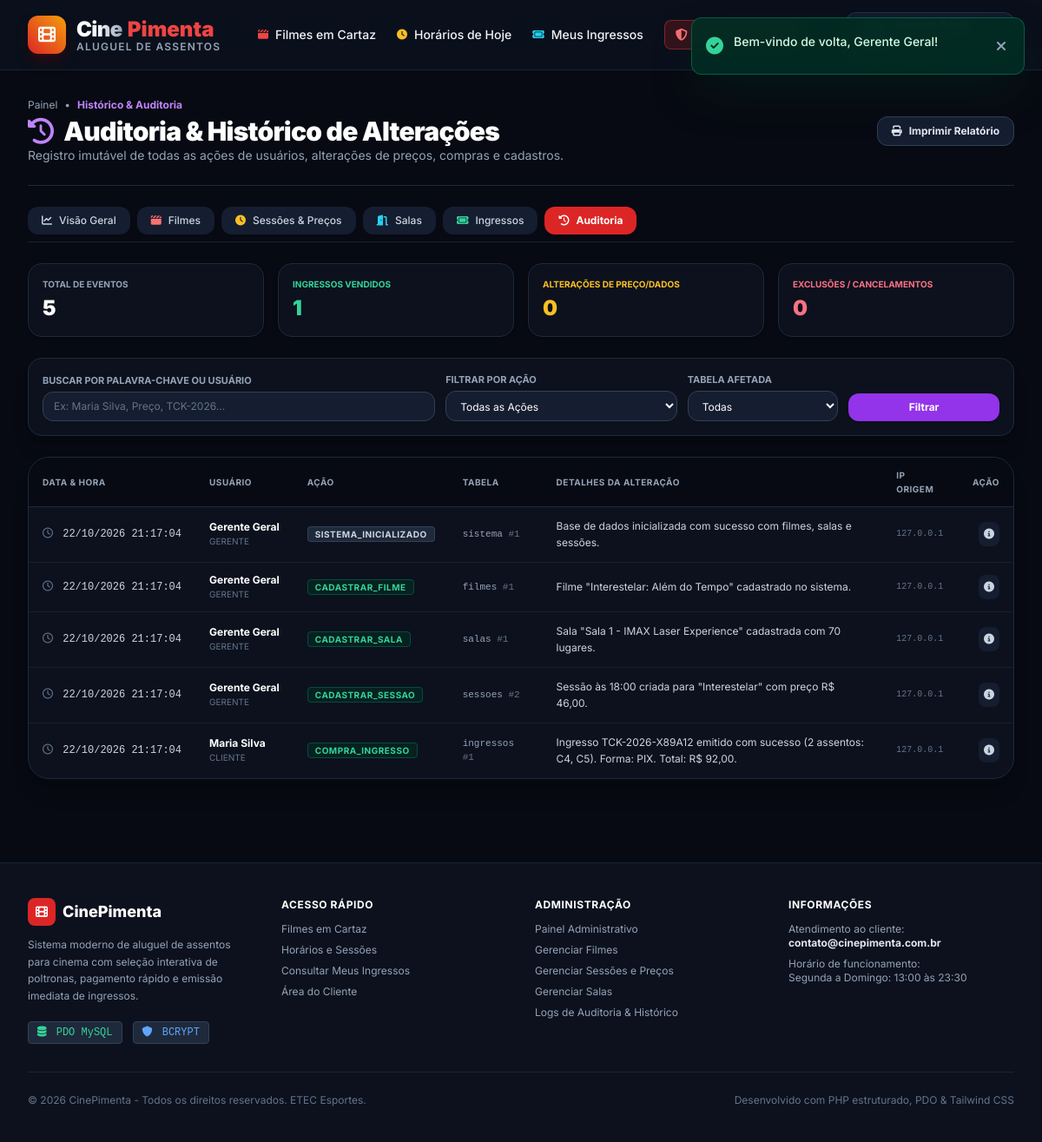
/admin/logs.php (signed in), run on the app's committed database.
### tables this page shows
CREATE TABLE IF NOT EXISTS `auditoria_logs` (
  `id` INT AUTO_INCREMENT PRIMARY KEY,
  `usuario_id` INT NULL,
  `usuario_nome` VARCHAR(120) NOT NULL DEFAULT 'Sistema/Visitante',
  `usuario_tipo` VARCHAR(30) NOT NULL DEFAULT 'visitante',
  `acao` VARCHAR(80) NOT NULL,
  `tabela_afetada` VARCHAR(60) NOT NULL,
  `registro_id` INT NULL,
  `detalhes` TEXT NOT NULL,
  `ip_origem` VARCHAR(45) NULL,
  `criado_em` DATETIME DEFAULT CURRENT_TIMESTAMP
);

### admin/logs.php (the view, shortened to what this page needs)
<?php
require_once __DIR__ . '/../includes/auth.php';
$buscaFiltro = trim($_GET['busca'] ?? '');
$sql = "SELECT * FROM auditoria_logs WHERE 1=1";
$params = [];
$sql .= " ORDER BY criado_em DESC LIMIT 150";
$stmt = $pdo->prepare($sql);
$stmt->execute($params);
$logs = $stmt->fetchAll();
$totalLogs = $pdo->query("SELECT COUNT(*) FROM auditoria_logs")->fetchColumn();
$totalCompras = $pdo->query("SELECT COUNT(*) FROM auditoria_logs WHERE acao LIKE '%INGRESSO%' OR acao LIKE '%COMPRA%'")->fetchColumn();
$totalAlteracoes = $pdo->query("SELECT COUNT(*) FROM auditoria_logs WHERE acao LIKE '%ALTERAR%' OR acao LIKE '%PRECO%'")->fetchColumn();
$totalExclusoes = $pdo->query("SELECT COUNT(*) FROM auditoria_logs WHERE acao LIKE '%EXCLUIR%'")->fetchColumn();
require_once __DIR__ . '/../includes/header.php';
?>
<div class="max-w-7xl mx-auto px-4 sm:px-6 lg:px-8 py-8 space-y-6">
    <div class="flex flex-col sm:flex-row sm:items-center justify-between gap-4 pb-6 border-b border-slate-800">
        <div>
            <div class="flex items-center gap-2 text-xs text-slate-400 mb-1">
                <a href="index.php" class="hover:text-white">Painel</a>
                <span>&bull;</span>
                <span class="text-purple-400 font-bold">Histórico & Auditoria</span>
            </div>
            <h1 class="text-2xl sm:text-3xl font-black text-white tracking-tight flex items-center gap-3">
                <i class="fa-solid fa-clock-rotate-left text-purple-400"></i> Auditoria & Histórico de Alterações
            </h1>
            <p class="text-xs sm:text-sm text-slate-400">
                Registro imutável de todas as ações de usuários, alterações de preços, compras e cadastros.
            </p>
        </div>
        <div class="flex items-center gap-2">
            <button type="button" onclick="window.print()" class="px-4 py-2 rounded-xl bg-cinema-800 hover:bg-slate-700 text-slate-200 text-xs font-bold transition-all border border-slate-700 flex items-center gap-2">
                <i class="fa-solid fa-print"></i> Imprimir Relatório
            </button>
        </div>
    </div>
    <div class="flex items-center gap-2 overflow-x-auto pb-2 border-b border-slate-800/80">
        <a href="index.php" class="px-4 py-2 rounded-xl bg-cinema-800 hover:bg-slate-700 text-slate-300 font-medium text-xs flex items-center gap-2">
            <i class="fa-solid fa-chart-line"></i> Visão Geral
        </a>
        <a href="filmes.php" class="px-4 py-2 rounded-xl bg-cinema-800 hover:bg-slate-700 text-slate-300 font-medium text-xs flex items-center gap-2">
            <i class="fa-solid fa-clapperboard text-red-400"></i> Filmes
        </a>
        <a href="sessoes.php" class="px-4 py-2 rounded-xl bg-cinema-800 hover:bg-slate-700 text-slate-300 font-medium text-xs flex items-center gap-2">
            <i class="fa-solid fa-clock text-amber-400"></i> Sessões & Preços
        </a>
        <a href="salas.php" class="px-4 py-2 rounded-xl bg-cinema-800 hover:bg-slate-700 text-slate-300 font-medium text-xs flex items-center gap-2">
            <i class="fa-solid fa-door-open text-cyan-400"></i> Salas
        </a>
        <a href="ingressos.php" class="px-4 py-2 rounded-xl bg-cinema-800 hover:bg-slate-700 text-slate-300 font-medium text-xs flex items-center gap-2">
            <i class="fa-solid fa-ticket text-emerald-400"></i> Ingressos
        </a>
        <a href="logs.php" class="px-4 py-2 rounded-xl bg-red-600 text-white font-bold text-xs flex items-center gap-2 shadow-md">
            <i class="fa-solid fa-clock-rotate-left"></i> Auditoria
        </a>
    </div>
    <div class="grid grid-cols-2 sm:grid-cols-4 gap-4">
        <div class="bg-cinema-900 border border-slate-800 rounded-2xl p-4 shadow">
            <span class="text-[10px] uppercase font-bold text-slate-400 block">Total de Eventos</span>
            <span class="text-2xl font-black text-white mt-1 block"><?= $totalLogs ?></span>
        </div>
        <div class="bg-cinema-900 border border-slate-800 rounded-2xl p-4 shadow">
            <span class="text-[10px] uppercase font-bold text-emerald-400 block">Ingressos Vendidos</span>
            <span class="text-2xl font-black text-emerald-400 mt-1 block"><?= $totalCompras ?></span>
        </div>
        <div class="bg-cinema-900 border border-slate-800 rounded-2xl p-4 shadow">
            <span class="text-[10px] uppercase font-bold text-amber-400 block">Alterações de Preço/Dados</span>
            <span class="text-2xl font-black text-amber-400 mt-1 block"><?= $totalAlteracoes ?></span>
        </div>
        <div class="bg-cinema-900 border border-slate-800 rounded-2xl p-4 shadow">
            <span class="text-[10px] uppercase font-bold text-rose-400 block">Exclusões / Cancelamentos</span>
            <span class="text-2xl font-black text-rose-400 mt-1 block"><?= $totalExclusoes ?></span>
        </div>
    </div>
    <div class="bg-cinema-900 border border-slate-800 rounded-2xl p-4 shadow-xl">
        <form action="logs.php" method="GET" class="grid grid-cols-1 sm:grid-cols-12 gap-3 items-end">
            <div class="sm:col-span-5">
                <label class="block text-[11px] font-bold text-slate-400 uppercase mb-1">Buscar por Palavra-Chave ou Usuário</label>
                <input type="text" name="busca" value="<?= htmlspecialchars($buscaFiltro) ?>" placeholder="Ex: Maria Silva, Preço, TCK-2026..."
                       class="w-full bg-cinema-800 border border-slate-700 rounded-xl px-3 py-2 text-xs text-white placeholder-slate-500 focus:outline-none focus:border-purple-500">
            </div>
            <div class="sm:col-span-3">
                <label class="block text-[11px] font-bold text-slate-400 uppercase mb-1">Filtrar por Ação</label>
                <select name="acao" class="w-full bg-cinema-800 border border-slate-700 rounded-xl px-3 py-2 text-xs text-white focus:outline-none focus:border-purple-500">
                    <option value="">Todas as Ações</option>
                </select>
            </div>
            <div class="sm:col-span-2">
                <label class="block text-[11px] font-bold text-slate-400 uppercase mb-1">Tabela Afetada</label>
                <select name="tabela" class="w-full bg-cinema-800 border border-slate-700 rounded-xl px-3 py-2 text-xs text-white focus:outline-none focus:border-purple-500">
                    <option value="">Todas</option>
                </select>
            </div>
            <div class="sm:col-span-2 flex gap-2">
                <button type="submit" class="flex-1 py-2 px-3 bg-purple-600 hover:bg-purple-700 text-white font-bold text-xs rounded-xl transition-all shadow">
                    Filtrar
                </button>
            </div>
        </form>
    </div>
    <div class="bg-cinema-900 border border-slate-800 rounded-3xl overflow-hidden shadow-xl">
        <div class="overflow-x-auto">
            <table class="w-full text-left text-xs">
                <thead>
                    <tr class="bg-cinema-950 border-b border-slate-800 text-slate-400 font-bold uppercase tracking-wider text-[10px]">
                        <th class="py-3 px-4">Data & Hora</th>
                        <th class="py-3 px-4">Usuário</th>
                        <th class="py-3 px-4">Ação</th>
                        <th class="py-3 px-4">Tabela</th>
                        <th class="py-3 px-4">Detalhes da Alteração</th>
                        <th class="py-3 px-4">IP Origem</th>
                        <th class="py-3 px-4 text-right">Ação</th>
                    </tr>
                </thead>
                <tbody class="divide-y divide-slate-800/60">
                    <?php if (empty($logs)): ?>
                        <tr>
                            <td colspan="7" class="text-center py-8 text-slate-500">Nenhum log encontrado para os critérios selecionados.</td>
                        </tr>
                    <?php else: ?>
                        <?php foreach ($logs as $l):
                            $acao = $l['acao'];
                            $badgeColor = 'bg-slate-800 text-slate-300 border-slate-700';
                            if (strpos($acao, 'COMPRA') !== false || strpos($acao, 'CADASTRAR') !== false) {
                                $badgeColor = 'bg-emerald-950/60 text-emerald-400 border-emerald-700/50';
                            } elseif (strpos($acao, 'ALTERAR') !== false || strpos($acao, 'PRECO') !== false) {
                                $badgeColor = 'bg-amber-950/60 text-amber-400 border-amber-700/50';
                            } elseif (strpos($acao, 'EXCLUIR') !== false || strpos($acao, 'CANCELAR') !== false) {
                                $badgeColor = 'bg-rose-950/60 text-rose-400 border-rose-700/50';
                            } elseif (strpos($acao, 'LOGIN') !== false) {
                                $badgeColor = 'bg-blue-950/60 text-blue-400 border-blue-700/50';
                            }
                        ?>
                            <tr class="hover:bg-cinema-800/40 transition-colors">
                                <td class="py-3 px-4 font-mono text-slate-300 whitespace-nowrap">
                                    <i class="fa-regular fa-clock text-slate-500 mr-1"></i>
                                    <?= date('d/m/Y H:i:s', strtotime($l['criado_em'])) ?>
                                </td>
                                <td class="py-3 px-4 whitespace-nowrap">
                                    <strong class="text-white block"><?= htmlspecialchars($l['usuario_nome']) ?></strong>
                                    <span class="text-[10px] text-slate-500 uppercase"><?= htmlspecialchars($l['usuario_tipo']) ?></span>
                                </td>
                                <td class="py-3 px-4 whitespace-nowrap">
                                    <span class="px-2 py-0.5 rounded border text-[10px] font-bold uppercase tracking-wider <?= $badgeColor ?>">
                                        <?= htmlspecialchars($l['acao']) ?>
                                    </span>
                                </td>
                                <td class="py-3 px-4 font-mono text-slate-400 text-[11px]">
                                    <?= htmlspecialchars($l['tabela_afetada']) ?>
                                    <?php if ($l['registro_id']): ?>
                                        <span class="text-slate-500">#<?= $l['registro_id'] ?></span>
                                    <?php endif; ?>
                                </td>
                                <td class="py-3 px-4 max-w-md text-slate-300 leading-relaxed">
                                    <?= htmlspecialchars($l['detalhes']) ?>
                                </td>
                                <td class="py-3 px-4 font-mono text-[10px] text-slate-500">
                                    <?= htmlspecialchars($l['ip_origem'] ?: '127.0.0.1') ?>
                                </td>
                                <td class="py-3 px-4 text-right">
                                    <button type="button"
                                            onclick="verDetalhesLog(<?= htmlspecialchars(json_encode($l)) ?>)"
                                            class="p-1.5 rounded-lg bg-cinema-800 hover:bg-slate-700 text-slate-300 hover:text-white" title="Ver Detalhes">
                                        <i class="fa-solid fa-circle-info"></i>
                                    </button>
                                </td>
                            </tr>
                        <?php endforeach; ?>
                    <?php endif; ?>
                </tbody>
            </table>
        </div>
    </div>
</div>
<?php require_once __DIR__ . '/../includes/footer.php'; ?>

### data on the page
auditoria_logs: criado_em "22/10/2026 21:17:04", usuario_nome "Gerente Geral", usuario_tipo "GERENTE", acao "SISTEMA_INICIALIZADO", tabela_afetada "sistema", registro "1", detalhes "Base de dados inicializada com sucesso com filmes, salas e sessões.", ip_origem "127.0.0.1"
auditoria_logs: criado_em "22/10/2026 21:17:04", usuario_nome "Gerente Geral", usuario_tipo "GERENTE", acao "CADASTRAR_FILME", tabela_afetada "filmes", registro "1", detalhes "Filme \"Interestelar: Além do Tempo\" cadastrado no sistema.", ip_origem "127.0.0.1"
auditoria_logs: criado_em "22/10/2026 21:17:04", usuario_nome "Gerente Geral", usuario_tipo "GERENTE", acao "CADASTRAR_SALA", tabela_afetada "salas", registro "1", detalhes "Sala \"Sala 1 - IMAX Laser Experience\" cadastrada com 70 lugares.", ip_origem "127.0.0.1"
auditoria_logs: criado_em "22/10/2026 21:17:04", usuario_nome "Gerente Geral", usuario_tipo "GERENTE", acao "CADASTRAR_SESSAO", tabela_afetada "sessoes", registro "2", detalhes "Sessão às 18:00 criada para \"Interestelar\" com preço R$ 46,00.", ip_origem "127.0.0.1"
auditoria_logs: criado_em "22/10/2026 21:17:04", usuario_nome "Maria Silva", usuario_tipo "CLIENTE", acao "COMPRA_INGRESSO", tabela_afetada "ingressos", registro "1", detalhes "Ingresso TCK-2026-X89A12 emitido com sucesso (2 assentos: C4, C5). Forma: PIX. Total: R$ 92,00.", ip_origem "127.0.0.1"

### other printed values
$totalLogs "5"
$totalCompras "1"
$totalAlteracoes "0"
$totalExclusoes "0"
$msg "Bem-vindo de volta, Gerente Geral!"
